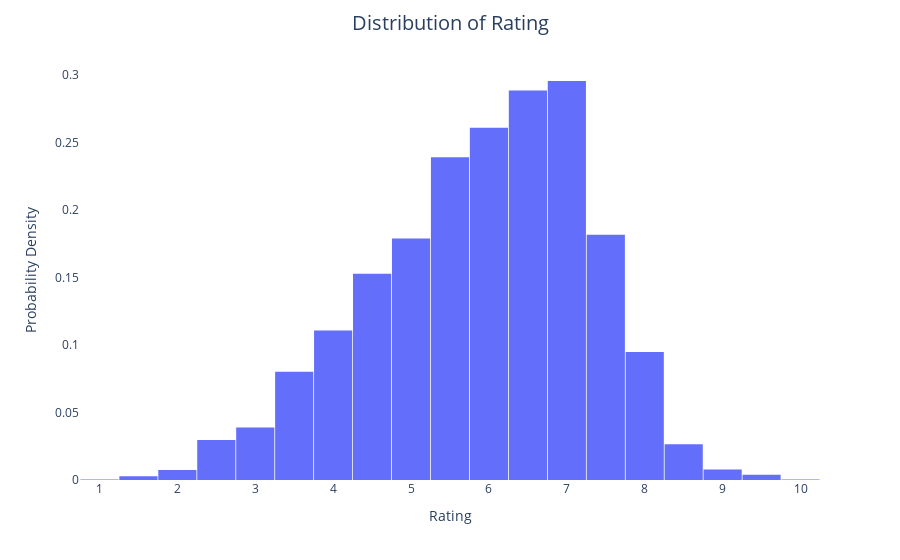

Notebook code cell kept with this figure:
### Code cell
rating_fig = px.histogram(df, x = 'Rating', histnorm='probability density', nbins = 40)
rating_fig.update_layout(title='Distribution of Rating', title_x=0.5, title_pad=dict(t=20), title_font=dict(size=20), xaxis_title='Rating', yaxis_title='Probability Density', xaxis=dict(showgrid=False), yaxis=dict(showgrid=False), bargap=0.02, plot_bgcolor = 'white')
rating_fig.show()

### Figure 1 — Plotly figure (JSON) as saved in the notebook; plotly's stock layout.template omitted (floating-point values rounded to 4 significant figures; data arrays with more than 128 entries replaced by an {"elided": "..."} marker saying what was removed)
{"data": [{"alignmentgroup": "True", "bingroup": "x", "histnorm": "probability density", "hovertemplate": "Rating=%{x}<br>probability density=%{y}<extra></extra>", "legendgroup": "", "marker": {"color": "#636efa", "pattern": {"shape": ""}}, "name": "", "nbinsx": 40, "offsetgroup": "", "orientation": "v", "showlegend": false, "type": "histogram", "x": {"elided": "5659 float values"}, "xaxis": "x", "yaxis": "y"}], "layout": {"autosize": true, "bargap": 0.02, "barmode": "relative", "legend": {"tracegroupgap": 0}, "margin": {"t": 60}, "plot_bgcolor": "white", "title": {"font": {"size": 20}, "pad": {"t": 20}, "text": "Distribution of Rating", "x": 0.5}, "xaxis": {"anchor": "y", "autorange": true, "domain": [0, 1], "range": [0.75, 10.25], "showgrid": false, "title": {"text": "Rating"}, "type": "linear"}, "yaxis": {"anchor": "x", "autorange": true, "domain": [0, 1], "range": [0, 0.311], "showgrid": false, "title": {"text": "Probability Density"}}}}
